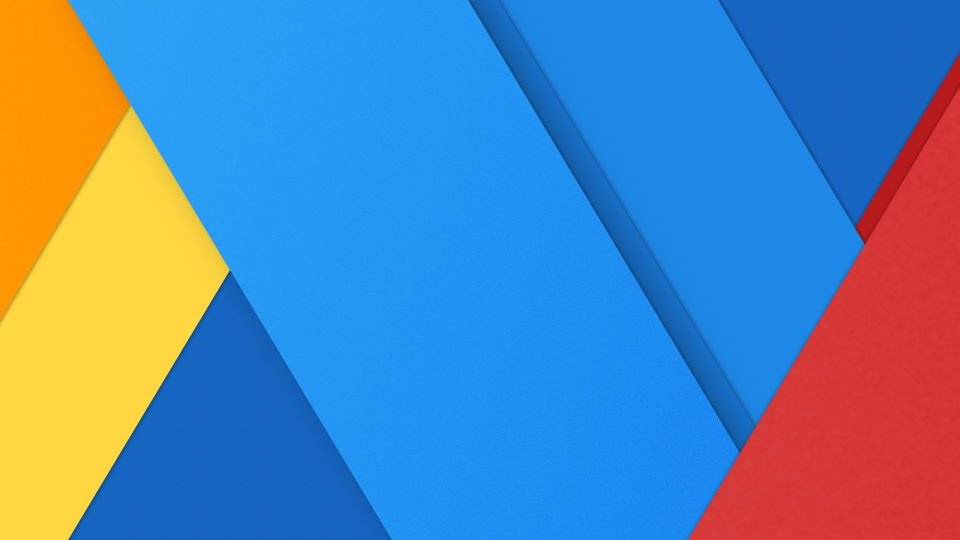
#> input picture images/abstract_blue_orange_red.jpg, 1920 x 1080 px, given in place of watson.jpg, which was not available (shown at 1/2 size)
$ python main_slideshow.py   (Python 2 division)
#> lines starting #> are read from the running program, lines starting #| are printed output that depends on the picture; long printed decimals are rounded; pictures that were not available may be replaced by others from this repository, and a replacement may not be noted
### HistogramAnalyzer/HistogramAnalyzer.py
__author__ = 'margauxdivernois'

import cv2
import numpy as np
import matplotlib.pyplot as plt
import operator

class HistogramAnalyzer:

    def __init__(self, img):
        """
        Init the HistogramAnalyzer Object.
        Calculate the histogram of the given image.
        """

        self.img_rgb = img

        # CREATE HISTOGRAM
        self.hist_rgb()
        self.hist_hsv()

    def hist_rgb(self):
        """Calculate the RGB histograms and save in attribute"""

        self.img_b,self.img_g,self.img_r = cv2.split(self.img_rgb)

        self.hist_r = cv2.calcHist(self.img_r,[0],None,[256],[0,255])
        self.hist_g = cv2.calcHist(self.img_g,[0],None,[256],[0,255])
        self.hist_b = cv2.calcHist(self.img_b,[0],None,[256],[0,255])

    def hist_hsv(self):
        """Calculate the HSV histograms and save in attribute"""
        self.img_hsv = cv2.cvtColor(self.img_rgb, cv2.COLOR_BGR2HSV)
        self.img_h, self.img_s, self.img_v = cv2.split(self.img_hsv)

        self.hist_h = cv2.calcHist([self.img_hsv],[0],self.img_s,[180],[0,180])
        self.hist_s = cv2.calcHist([self.img_hsv],[1],None,[256],[0,256])
        self.hist_v = cv2.calcHist([self.img_hsv],[2],None,[256],[0,256])

    # [39 lines left out: functions show_rgb, show_hsv, show_rgb_hist, show_hsv_hist, not called in this run]

    def get_hue_max(self):
        """Return the maximum hue between 0 and 255"""
        max_hue_f = float(self.max_index(self.hist_h))
        max_hue = max_hue_f / 180 * 256     #Get a value between 0 and 255
        return int(max_hue)

    def get_hue_average(self):
        """Return the average hue between 0 and 255"""
        average_hue = self.average(self.hist_h)
        average_hue = average_hue * 256 / 180
        return average_hue

    def get_saturation_max(self):
        """Return the maximum saturation"""
        return int(self.max_index(self.hist_s))

    def get_saturation_average(self):
        """Return the average saturation"""
        average_saturation = self.average(self.hist_s)
        return average_saturation

    def get_brigthness_max(self):
        """Return the maximum brightness"""
        return int(self.max_index(self.hist_v))

    def get_brigthness_average(self):
        """Return the average brightness"""
        average_saturation = self.average(self.hist_v)
        return average_saturation

    def average(self, hist):
        """Calculate and return the average of an histogram"""
        total = 0
        somme = 0;
        for i in range(0,len(hist)):
            somme += hist[i]
            total += hist[i] * i
        return int(total/somme)

    def max_index(self, hist):
        """Calculate and return the maximum value of an histogram"""
        max_i = 0
        max_value = hist[0]
        for i in range(1, len(hist)):
            if max_value < hist[i]:
                max_value = hist[i]
                max_i = i
        return max_i

### HSBColor/HSBColor.py
__author__ = 'stevevisinand'

class HSBColor:
    def __init__(self, h, s, b):
        """
        :param h: entre 0 et 255
        :param s: entre 0 et 255
        :param b: entre 0 et 255
        :return:
        """
        self._h = h #hue
        self._s = s #saturation
        self._b = b #brightness

    def __repr__(self):
        return "HSB: ("+str(self._h)+","+str(self._s)+","+str(self._b)+")"

    # [17 lines left out: functions hue, saturation, initbrightness, not called in this run]

    def _warm(self):
        """
        :return: warm value [0-1] (float)
        """
        # Banana's estimated hot values
        INF_LIMIT = 195
        SUP_LIMIT = 42
        PERFECT_WARM = 0 #255
        MAX_VALUE = 255

        if((self._h<=MAX_VALUE and self._h >= INF_LIMIT) or self._h==PERFECT_WARM):
            work_color = (self._h + (MAX_VALUE-INF_LIMIT)) % 255
            work_hot = PERFECT_WARM + (MAX_VALUE-INF_LIMIT)

            return work_color / work_hot

        if(self._h>PERFECT_WARM and self._h < SUP_LIMIT):
            work_color = self._h
            work_hot = SUP_LIMIT
            return 1.0-(work_color / work_hot)

        return 0

    def _cold(self):
        """
        :return: cold value [(-1)-0] (float)
        """
        # Banana's estimated cold values
        INF_LIMIT = 42
        SUP_LIMIT = 195
        PERFECT_COLD = 180

        if(self._h<=PERFECT_COLD and self._h>=INF_LIMIT):
            work_color = self._h - INF_LIMIT
            work_cold = PERFECT_COLD-INF_LIMIT

            return float(work_color) / float(work_cold)

        if(self._h>PERFECT_COLD and self._h < SUP_LIMIT):
            work_color = self._h - PERFECT_COLD
            work_cold = SUP_LIMIT - PERFECT_COLD

            return 1.0-(float(work_color) / float(work_cold))

        return 0

    def brightness(self):
        """
        :return: converted brightness value : int [0-1]
        """
        return self._b / float(255)


    def temperature(self):
        """
        :return: temperature estimation [-1.0 - 1.0] (float)
        """

        return self._warm() - self._cold()

### imageElementDetect.py
import numpy as np
import cv2, sys

class ImageElementDetect:
	def __init__(self, filePath, verbose=False):
		"""
		Face utility
		:param filePath: image path
		:param verbose: True, False. Display result if true
		:return:
		"""
		self._filePath = filePath
		self._verbose = verbose

	def hasFaces(self):
		return self.countFaces() > 0

	def countFaces(self):
		"""
		Count faces in the image with CascadeClassifier
		:return: int, nb faces
		"""

		#http://docs.opencv.org/3.1.0/d7/d8b/tutorial_py_face_detection.html#gsc.tab=0
		face_cascade = cv2.CascadeClassifier('haarcascade_frontalface_default.xml')

		img = cv2.imread(self._filePath)
		gray = cv2.cvtColor(img, cv2.COLOR_BGR2GRAY)

		faces = face_cascade.detectMultiScale(gray, 1.3, 5)


		if self._verbose:
			for (x,y,w,h) in faces:
				cv2.rectangle(img,(x,y),(x+w,y+h),(255,0,0),2)

			cv2.imshow('faces',img)
			cv2.waitKey(0)
			cv2.destroyAllWindows()

		return len(faces)

### MusicGenerator/Orchestra.py
import music_generator as generator
import music_player as player
import time
import threading

musicList = []


def musicator(id, type):
    time.sleep(id)
    generator.generate(id=id, type=type)
    musicList.append(id)


def play_music(periods, sentiment):
    for i in range(periods):
        try:
            t = threading.Thread(target=musicator, args=(i, sentiment))
            t.start()
        except:
            print "Error: unable to start thread"

    while (threading.activeCount() > 1) or (len(musicList) > 0):
        if len(musicList) > 0:
            player.play(musicList.pop(0))


# [2 lines that do not run on import are left out]

### main_slideshow.py
import sys
import cv2

path = sys.path[0]
sys.path.insert(0, path+'/HSBColor')
# sys.path.insert(0, path+'/ImageElementDetect')
sys.path.insert(0, path+'/HistogramAnalyzer')
sys.path.insert(0, path+'/MusicGenerator')

from HSBColor import HSBColor
from HistogramAnalyzer import HistogramAnalyzer
from imageElementDetect import ImageElementDetect
from Orchestra import play_music

def str_to_bool(string):
    return string.lower() in ("true", "1", "yes")

if __name__ == '__main__':

    #Slideshow
    images_list = []

    if len(sys.argv) > 3:
        try:
            options_play_music = str_to_bool(sys.argv[1])
            options_verbose = str_to_bool(sys.argv[2])

            for i in range(3, len(sys.argv)):
                images_list.append(sys.argv[i])
        except:
            print("Wrong parameters")
    else :
        options_play_music = True
        options_verbose = True
        images_list = ["watson", "abstract_blue_orange_red", "abstract_landscape", "landscape_mountain_lake",
                   "landscape_see_blue_sand", "sunset_blue", "sunset_orange", "sunset_pink",
                   "white"]

    for i in range(0,len(images_list)):

        imagePath = path + '/images/' + images_list[i] + '.jpg'

        img = cv2.imread(imagePath)
#> img is the input picture: shape (1080, 1920, 3); mean B, G, R 176.9, 133.6, 87.8
        histo_tool = HistogramAnalyzer(img)
#> in hist_rgb, `self.img_b,self.img_g,self.img_r = cv2.split(self.img_rgb)`:
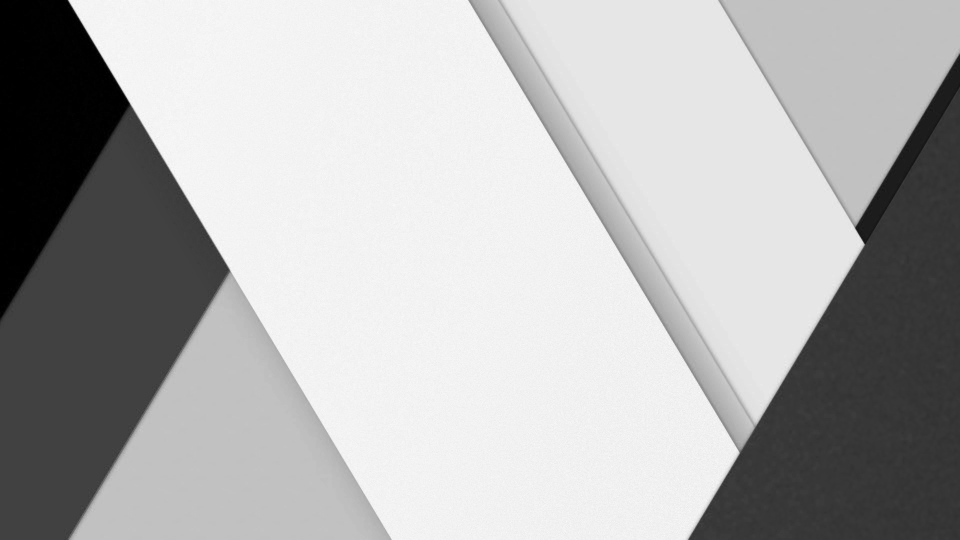
#> self.img_b: shape (1080, 1920) (shown at 1/2 size); min 0, max 255, mean 176.9
#> in hist_rgb, `self.img_b,self.img_g,self.img_r = cv2.split(self.img_rgb)`:
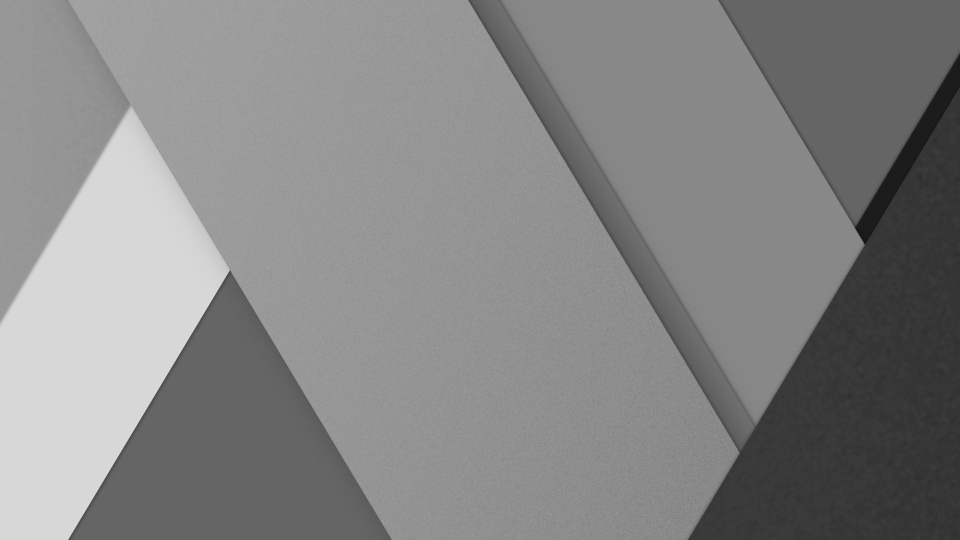
#> self.img_g: shape (1080, 1920) (shown at 1/2 size); min 13, max 229, mean 133.6
#> in hist_rgb, `self.img_b,self.img_g,self.img_r = cv2.split(self.img_rgb)`:
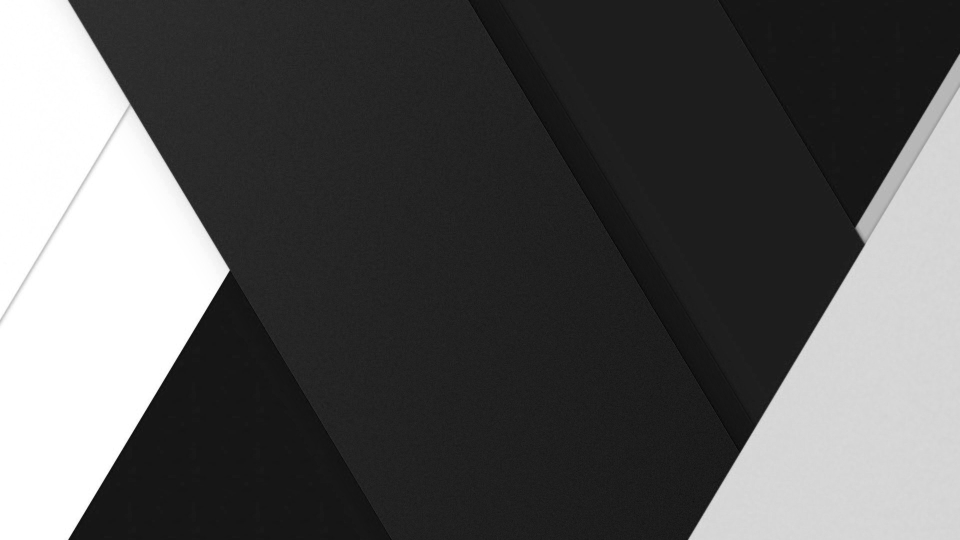
#> self.img_r: shape (1080, 1920) (shown at 1/2 size); min 0, max 255, mean 87.8
#> in hist_rgb, `self.hist_r = cv2.calcHist(self.img_r,[0],None,[256],[0,255])`: self.hist_r = 256 values, max 409 at index 22, min 0 at index 1, mean 7.27
#> in hist_rgb, `self.hist_g = cv2.calcHist(self.img_g,[0],None,[256],[0,255])`: self.hist_g = 256 values, max 397 at index 101, min 0 at index 0, mean 7.5
#> in hist_rgb, `self.hist_b = cv2.calcHist(self.img_b,[0],None,[256],[0,255])`: self.hist_b = 256 values, max 393 at index 193, min 0 at index 6, mean 7.5
#> in hist_hsv, `self.img_hsv = cv2.cvtColor(self.img_rgb, cv2.COLOR_BGR2HSV)`: self.img_hsv: shape (1080, 1920, 3); mean H, S, V 78.8, 215.3, 229
#> in hist_hsv, `self.img_h, self.img_s, self.img_v = cv2.split(self.img_hsv)`:
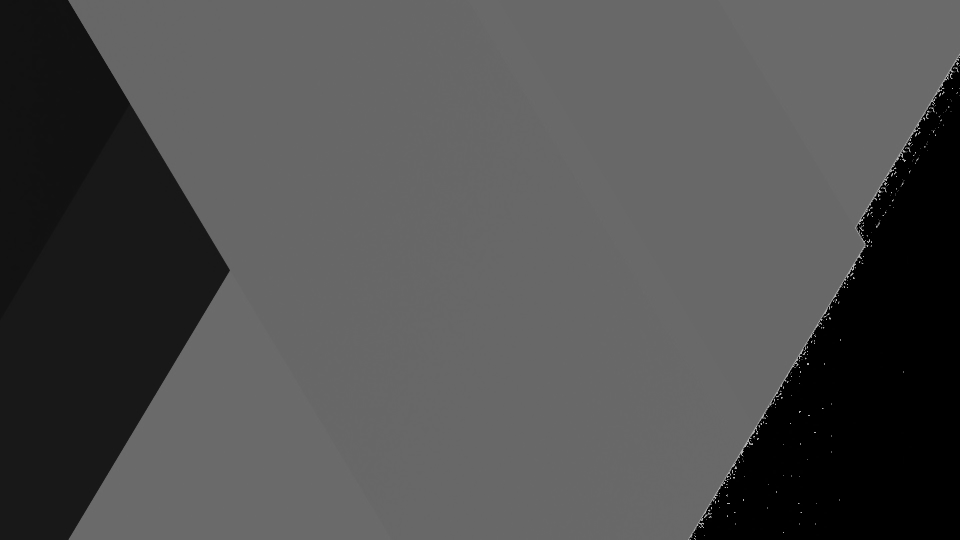
#> self.img_h: shape (1080, 1920) (shown at 1/2 size); min 0, max 179, mean 78.8
#> in hist_hsv, `self.img_h, self.img_s, self.img_v = cv2.split(self.img_hsv)`:
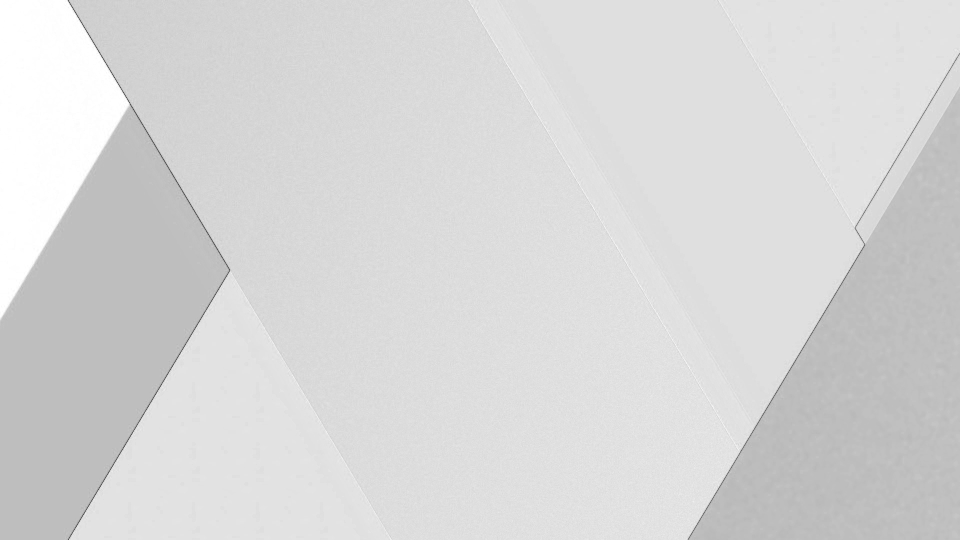
#> self.img_s: shape (1080, 1920) (shown at 1/2 size); min 13, max 255, mean 215.3
#> in hist_hsv, `self.img_h, self.img_s, self.img_v = cv2.split(self.img_hsv)`:
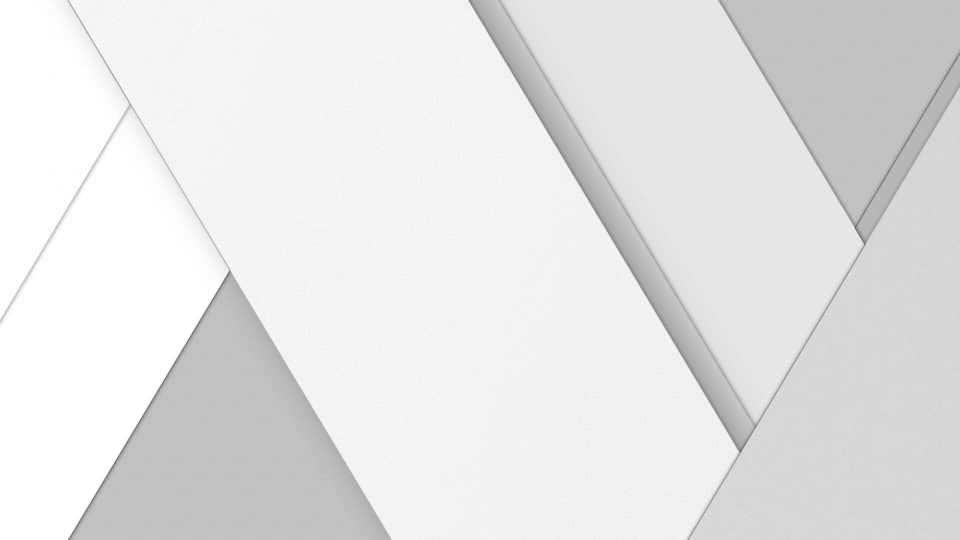
#> self.img_v: shape (1080, 1920) (shown at 1/2 size); min 68, max 255, mean 229
#> in hist_hsv, `self.hist_h = cv2.calcHist([self.img_hsv],[0],self.img_s,[180],[0,180])`: self.hist_h = 180 values, max 661591 at index 104, min 0 at index 4, mean 11520
#> in hist_hsv, `self.hist_s = cv2.calcHist([self.img_hsv],[1],None,[256],[0,256])`: self.hist_s = 256 values, max 302710 at index 223, min 0 at index 0, mean 8100
#> in hist_hsv, `self.hist_v = cv2.calcHist([self.img_hsv],[2],None,[256],[0,256])`: self.hist_v = 256 values, max 253029 at index 255, min 0 at index 0, mean 8100

        colorAverage = HSBColor(histo_tool.get_hue_average(),
                     histo_tool.get_saturation_average(),
                     histo_tool.get_brigthness_average())
#> the loop in average, `for i in range(0,len(hist)):` made 180 passes
#> (somme, total) on passes 1 to 3: ([250223], [0]), ([255192], [4969]), ([255248], [5081])
#> after the loop in average, `for i in range(0,len(hist)):`: somme = [2073600]; total = [163318544]
#> in get_hue_average, `average_hue = self.average(self.hist_h)`: average_hue = 78
#> in get_hue_average, `average_hue = average_hue * 256 / 180`: average_hue = 110
#> the loop in average (call 2), `for i in range(0,len(hist)):` made 256 passes
#> (somme, total) on passes 1 to 3: ([0], [0]), ([0], [0]), ([0], [0])
#> in get_saturation_average, `average_saturation = self.average(self.hist_s)`: average_saturation = 215
#> in get_brigthness_average, `average_saturation = self.average(self.hist_v)`: average_saturation = 229
#> in __init__, `self._h = h`: self._h = 110

        if options_verbose:
            print("### Average for: "+str(images_list[i]))
            print(colorAverage)
#| HSB: (110,215,229)
            print "Temperature : %2f" % colorAverage.temperature()
#> in _warm, `INF_LIMIT = 195`: INF_LIMIT = 195
#> in _cold, `work_color = self._h - INF_LIMIT`: work_color = 68
#| Temperature : -0.4928
            print "Brightness : %2f" % colorAverage.brightness()
#| Brightness : 0.898

        colorMax = HSBColor(histo_tool.get_hue_max(),
                     histo_tool.get_saturation_max(),
                     histo_tool.get_brigthness_max())
#> in max_index, `max_value = hist[0]`: max_value = [250223]
#> the loop in max_index, `for i in range(1, len(hist)):` made 179 passes
#> (max_value, max_i) on passes 103 to 104: ([436869], 103), ([661591], 104)
#> after the loop in max_index, `for i in range(1, len(hist)):`: max_i = 104
#> in get_hue_max, `max_hue = max_hue_f / 180 * 256`: max_hue = 147.9
#> the loop in max_index (call 2), `for i in range(1, len(hist)):` made 255 passes
#> max_value on passes 13, 21, 26, 33, 36, 38, 44, 45, 47, 50, 52, 54: [1], [3], [4], [5], [8], [9], [10], [11], [14], [18], [19], [21]

        if options_verbose:
            print("### Maximum for: "+str(images_list[i]))
            print(colorMax)
#| HSB: (147,223,255)
            print "Temperature : %2f" % colorMax.temperature()
#| Temperature : -0.7609
            print "Brightness : %2f" % colorMax.brightness()
#| Brightness : 1.000

        #Select the HSBColor to use between colorAverage or colorMax
        colorToUse = colorMax

        detector = ImageElementDetect(imagePath, False)

        # Get mood
        emotion_levels = ["HAPPY", "JAZZ", "EMO", "NEUTRAL", "SAD", "FACES"]
        ### Hot == temperature 1
        ### Cold == temperature 0
        ### Darkness == brightness 0.0
        ### Light == brightness, what is light? baby don't hurt me

        #### Each analyse add 1 unit to the total
        tmp_type_of_analyse = 2  # temperature, brightness

        #### How long should be the song?
        tmp_periods_to_play = 3

        tmp_temperature = colorToUse.temperature()
#> tmp_temperature = -0.761
        tmp_max_luminosity = 1
        tmp_luminosity = colorToUse.brightness() * (1 / tmp_max_luminosity)
#> tmp_luminosity = 1
        tmp_emotion_levels = len(emotion_levels)
        tmp_emotion_unit = 100 / tmp_emotion_levels
        tmp_is_people = detector.hasFaces()
#> in countFaces, `gray = cv2.cvtColor(img, cv2.COLOR_BGR2GRAY)`:
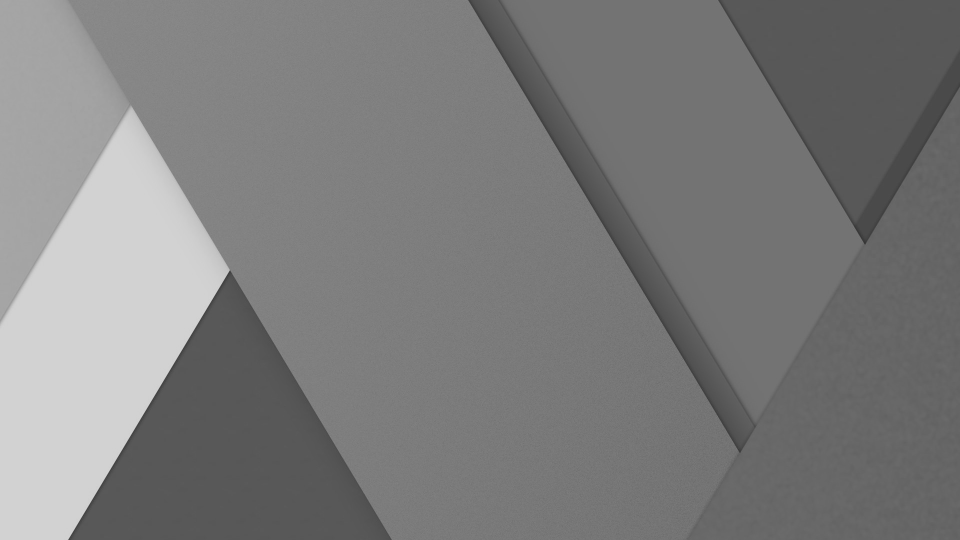
#> gray: shape (1080, 1920) (shown at 1/2 size); min 47, max 220, mean 124.9
#> in countFaces, `faces = face_cascade.detectMultiScale(gray, 1.3, 5)`: faces = ()
#> tmp_is_people = False

        mood_value = (tmp_temperature + tmp_luminosity) / tmp_type_of_analyse * 100
#> mood_value = 11.96

        sentiment = 0
        sentiment_name = ""
        for i in range(0, tmp_emotion_levels + 1):
            if options_verbose:
                print("### Mood : ")
            if tmp_is_people:
                sentiment = 5
                sentiment_name = emotion_levels[sentiment]
                print(sentiment_name)
                break
            elif mood_value < 0 and abs(mood_value) <= i * tmp_emotion_unit:
                sentiment = abs(i - tmp_emotion_levels)
                sentiment_name = emotion_levels[i]
                print(sentiment_name)
                break
            elif mood_value >= 0 and mood_value <= i * tmp_emotion_unit:
                sentiment = abs(i - tmp_emotion_levels)
                sentiment_name = emotion_levels[i]
                print(sentiment_name)
                break

        cv2.imshow(images_list[i] + ' ->emotion: ' + sentiment_name +' press_on_any_keyboard_key', img)
        cv2.waitKey(0)

        play_music(tmp_periods_to_play, sentiment)
#> (the call stopped at in play_music, `player.play(musicList.pop(0))`: music_player is not available in this run)
#> (the run stopped early here; a loop or call above may not have finished)
